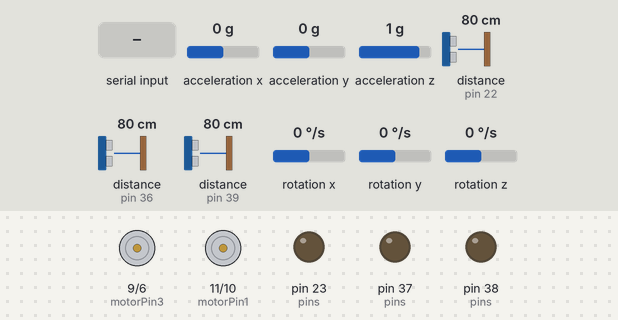
A sketch run on a simulated Arduino Mega 2560, built with avr-gcc and run on an emulated ATmega2560. Parts: motor-driver pin pairs drawn as motors (green arrow = first pin HIGH = forward, orange = second pin HIGH = backward, longer = more drive), output pins drawn as LEDs (lit = HIGH). The inputs (shaded band) are chosen by the test bench; at power-on: acceleration x 0 g, acceleration y 0 g, acceleration z 1 g, distance to the obstacle (sensors on pin 22, pin 36, pin 39) 80 cm, rotation x 0 °/s, rotation y 0 °/s, rotation z 0 °/s. The echo pulse lasts 58.3 µs per cm; what the sketch prints to the serial monitor is not drawn.

Above: at 4.2 s.
4.3 s: byte 1 (1) received over Serial
At 5.5 s:
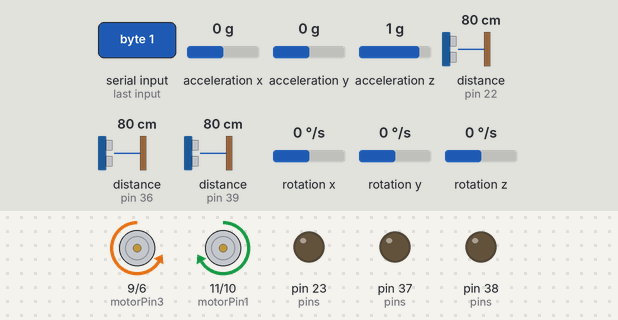
5.8 s: byte 2 (2) received over Serial
At 6.6 s:
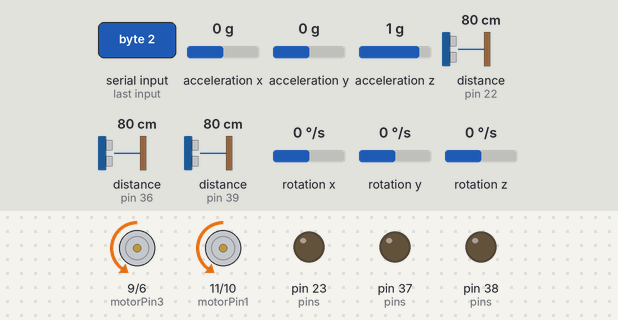
7.3 s: byte 3 (3) received over Serial
At 7.9 s:
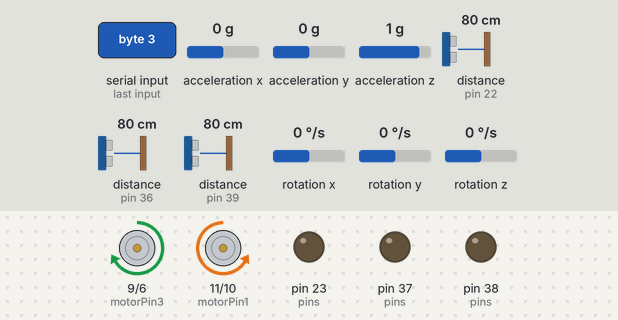
8.8 s: byte 4 (4) received over Serial
At 10.0 s:
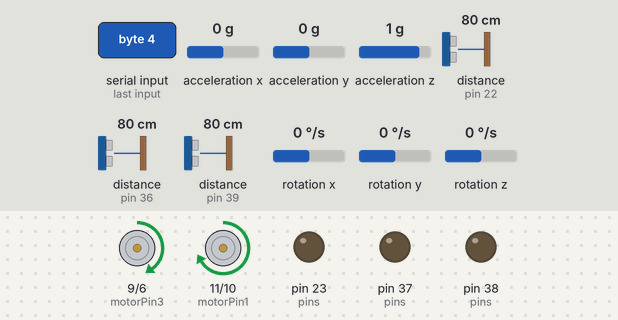
10.3 s: byte 6 (6) received over Serial
Timing chart, 0 to 12.8 s (numbered marks = the images above; inputs shaded):
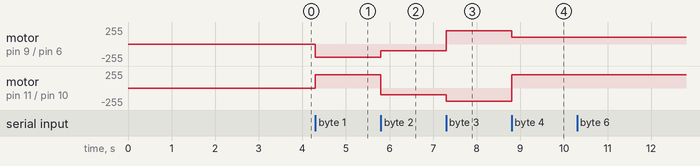

Measured:
- after the input at 4.3 s, motor on pin 9 (motorPin3) / pin 6 (motorPin4): stopped → backward 200/255 at once; motor on pin 11 (motorPin1) / pin 10 (motorPin2): stopped → forward 200/255 at once
- after the input at 5.8 s, motor on pin 9 (motorPin3) / pin 6 (motorPin4): backward 200/255 → backward 100/255 at once; motor on pin 11 (motorPin1) / pin 10 (motorPin2): forward 200/255 → backward 100/255 at once
- after the input at 7.3 s, motor on pin 9 (motorPin3) / pin 6 (motorPin4): backward 100/255 → forward 200/255 at once; motor on pin 11 (motorPin1) / pin 10 (motorPin2): backward 100/255 → backward 200/255 at once
- after the input at 8.8 s, motor on pin 9 (motorPin3) / pin 6 (motorPin4): forward 200/255 → forward 100/255 at once; motor on pin 11 (motorPin1) / pin 10 (motorPin2): backward 200/255 → forward 200/255 at once

The sketch:

AutoPilotSolo.ino
```cpp
/*
AutoPilot Script on Arduino for ALIVE Project made by Émile Gagné & Guillaume Blain
*/
//Libraries for the gyroscope (angle)
#include <MPU6050_tockn.h>
#include <Wire.h>
MPU6050 mpu6050(Wire);
//Setting the Arduino pins for the motors
const int motorPin1  = 11;
const int motorPin2  = 10;
const int motorPin3  = 9;
const int motorPin4  = 6;
const int SPEED = 200;
const int ROTATION_SPEED = 100;
//Sensors related settings
const int nbSensors = 3;
const int pins[nbSensors*2] = {23,22,38,39,37,36};
//This is remotely enabled by bluetooth to active the autopilot script
boolean autopilot = false;
//Those are the detections limits in centimeters (It will detect an object if closer to 15 cm) The detectionB is meant to debug curved or angular objects
const int detection = 8;
const int detectionB = 400;
//Definition of the distances of the captors (TODO Replace by Array to be more flexible)
int distAvant,distGauche,distDroite;
//This constant is quite weird, it has to do with the Unicode translation the bluetooth does to the bytes our program sends/receives
const int DEBUG = 48;
//Various global variables used throughout the code
long duration;
int val = 0;
boolean firstForward = true;
double firstAngle = 0;
double curvedAngle = 0;

void setup(){
  //Set pins as outputs or inputs
  pinMode(motorPin1, OUTPUT);
  pinMode(motorPin2, OUTPUT);
  pinMode(motorPin3, OUTPUT);
  pinMode(motorPin4, OUTPUT);
  pinMode(pins[0], OUTPUT);
  pinMode(pins[1], INPUT);
  pinMode(pins[2], OUTPUT);
  pinMode(pins[3], INPUT);
  pinMode(pins[4], OUTPUT);
  pinMode(pins[5], INPUT);
  //Serial on 115200 is for the bluetooth (TODO Try putting it back to 9600 or around, to avoid Unicode problem)
  Serial.begin(115200);
  //Wire and mpu are for the gyroscope (angle)
  Wire.begin();
  mpu6050.begin();
  mpu6050.calcGyroOffsets(true);
}


void loop(){
  //This makes sure the data of the gyroscope is up to date
  mpu6050.update();
  //Checks to see if there are any commands over BT available and that Autopilot hasn't been set ON (TODO Check to replace with Switch)
  if (Serial.available()>0 && !autopilot) {
    val = Serial.read();
    //1 = Forward, 2 = Right, 3 = Backwards, 4 = Left, 0 = Stop, 5 = Autopilot ON, 6 = Updates Distance Panel, 7 = Puts car in a certain angle
    if(val == 1){
      avancer();
    }else if(val == 2){
      droite();
    }else if(val == 3){
      reculer();
    }else if(val == 4){
      gauche();
    }else if(val == 0){
      arreter();
    }else if(val == 5){
      autopilot = true;
    }else if(val == 6){
      envoyerDistance();
    }else if(val == 7){
      delay(250);
       int angle = Serial.read();
       for(int i = 0;i<10;i++){
          gotoangle(angle);
       }
    }
  }
  //AutoPilot script itself
  if(autopilot){
    distAvant = getDistance(0);
    distGauche = getDistance(1);
    distDroite = getDistance(2);
    if((distAvant > detection && (distGauche > detection && distGauche < detectionB) && (distDroite > detection && distDroite < detectionB))){
      //steady(true);
      avancer();
    }else if((distGauche > detection && distGauche < detectionB) && (distDroite > detection && distDroite < detectionB)){
      avancer();
      //steady(true);
    }else if(distGauche < detection || distGauche > detectionB){
      //steady(false);
      gauche();
    }else if(distDroite < detection || distDroite > detectionB){
      //steady(false);
      droite();
    }else if((distAvant < detection || distAvant > detectionB) && distGauche > detection){
      //steady(false);
      droite();
    }else if((distAvant < detection || distAvant > detectionB) && (distGauche < detection || distGauche > detectionB) && distDroite > detection){
      //steady(false);
      gauche();
    }
  }
}

//Makes sure the car is on a steady line when going forward

void steady(boolean activate){
  mpu6050.update();
  if(activate){
    if(firstForward){
      firstForward = false;
      firstAngle = mpu6050.getGyroAngleX();
    }else{
      curvedAngle = mpu6050.getGyroAngleX();
      //Optimizable with while loop (TODO While loops + don't forget to update+getGyroAngleX)
      if(curvedAngle > firstAngle+10){
        gauche();
        delay(70);
      }else if(curvedAngle < firstAngle-10){
        droite();
        delay(70);
      }
    }
  }else{
    firstForward = true;
  }
}

void avancer(){
  analogWrite(motorPin1, SPEED);
  analogWrite(motorPin2, 0);
  analogWrite(motorPin3, 0);
  analogWrite(motorPin4, SPEED);
}
void reculer(){
  analogWrite(motorPin1, 0);
  analogWrite(motorPin2, SPEED);
  analogWrite(motorPin3, SPEED);
  analogWrite(motorPin4, 0);
}
void arreter(){
  analogWrite(motorPin1, 0);
  analogWrite(motorPin2, 0);
  analogWrite(motorPin3, 0);
  analogWrite(motorPin4, 0);
}
void droite(){
  analogWrite(motorPin1, 0);
  analogWrite(motorPin2, ROTATION_SPEED);
  analogWrite(motorPin3, 0);
  analogWrite(motorPin4, ROTATION_SPEED);
}
void gauche(){
  analogWrite(motorPin1, ROTATION_SPEED);
  analogWrite(motorPin2, 0);
  analogWrite(motorPin3, ROTATION_SPEED);
  analogWrite(motorPin4, 0);
}

//Returns the distance of an ultrasound detector in front of the car

byte getDistance(int i){
  i = i*2;
  // Clears the trigPin
  digitalWrite(pins[i], LOW);
  delayMicroseconds(2);
  // Sets the trigPin on HIGH state for 10 micro seconds
  digitalWrite(pins[i], HIGH);
  delayMicroseconds(30);
  digitalWrite(pins[i], LOW);
  // Reads the echoPin, returns the sound wave travel time in microseconds
  duration = pulseIn(pins[i+1], HIGH);
  // Calculating the distance
  return duration*0.034/2;
}

//Updates the Distance Panel of the Java Application by BT

void envoyerDistance(){
  Serial.write(getDistance(0));
  Serial.write('X');
  Serial.write(getDistance(1));
  Serial.write('X');
  Serial.write(getDistance(2));
  Serial.write('X');
}

//Positions the car in a certain angle

void gotoangle(double angle){
  double angleCurrent;
  double ecart;
  mpu6050.update();
  angleCurrent = mpu6050.getGyroAngleX();
  ecart = 5;
  while(!(angleCurrent-ecart <= angle && angle <= angleCurrent+ecart)){
    mpu6050.update();
    angleCurrent = mpu6050.getGyroAngleX();
    if(angleCurrent >= angle){
      gauche();
    }
    if(angleCurrent <= angle){
      droite();
    }
  }
  arreter();
}
```
